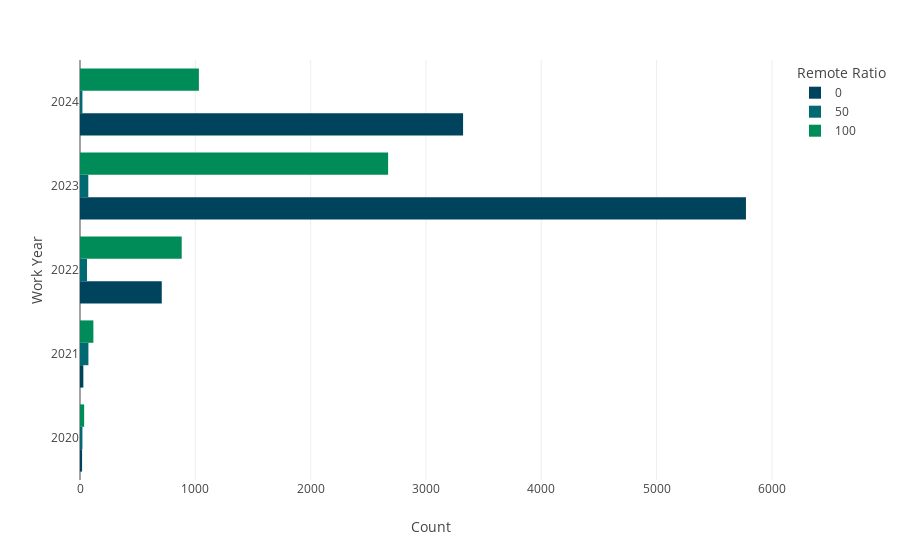

Here is the notebook cell this chart was saved with:
### Code cell
# Work Year and Remote Work Distribution

year_remote = job_salaries.groupby(['work_year','remote_ratio']).size().unstack()
year_remote_df = year_remote.reset_index()

x_columns = year_remote_df.columns[1:]

fig = px.bar(year_remote_df,y='work_year',x=x_columns,barmode='group',orientation =  'h',color_discrete_sequence=['#00435c','#006971','#008c59'],labels={'work_year': 'Work Year', 'value': 'Count', 'variable': 'Remote Ratio'})

fig.show()

### Figure 1 — Plotly figure (JSON) as saved in the notebook; plotly's stock layout.template omitted (floating-point values rounded to 4 significant figures)
{"data": [{"alignmentgroup": "True", "hovertemplate": "Remote Ratio=0<br>Count=%{x}<br>Work Year=%{y}<extra></extra>", "legendgroup": "0", "marker": {"color": "#00435c", "pattern": {"shape": ""}}, "name": "0", "offsetgroup": "0", "orientation": "h", "showlegend": true, "textposition": "auto", "type": "bar", "x": [18, 29, 709, 5775, 3322], "xaxis": "x", "y": [2020, 2021, 2022, 2023, 2024], "yaxis": "y"}, {"alignmentgroup": "True", "hovertemplate": "Remote Ratio=50<br>Count=%{x}<br>Work Year=%{y}<extra></extra>", "legendgroup": "50", "marker": {"color": "#006971", "pattern": {"shape": ""}}, "name": "50", "offsetgroup": "50", "orientation": "h", "showlegend": true, "textposition": "auto", "type": "bar", "x": [21, 73, 61, 72, 21], "xaxis": "x", "y": [2020, 2021, 2022, 2023, 2024], "yaxis": "y"}, {"alignmentgroup": "True", "hovertemplate": "Remote Ratio=100<br>Count=%{x}<br>Work Year=%{y}<extra></extra>", "legendgroup": "100", "marker": {"color": "#008c59", "pattern": {"shape": ""}}, "name": "100", "offsetgroup": "100", "orientation": "h", "showlegend": true, "textposition": "auto", "type": "bar", "x": [36, 116, 882, 2672, 1031], "xaxis": "x", "y": [2020, 2021, 2022, 2023, 2024], "yaxis": "y"}], "layout": {"barmode": "group", "legend": {"title": {"text": "Remote Ratio"}, "tracegroupgap": 0}, "margin": {"t": 60}, "xaxis": {"anchor": "y", "domain": [0, 1], "title": {"text": "Count"}}, "yaxis": {"anchor": "x", "domain": [0, 1], "title": {"text": "Work Year"}}}}
